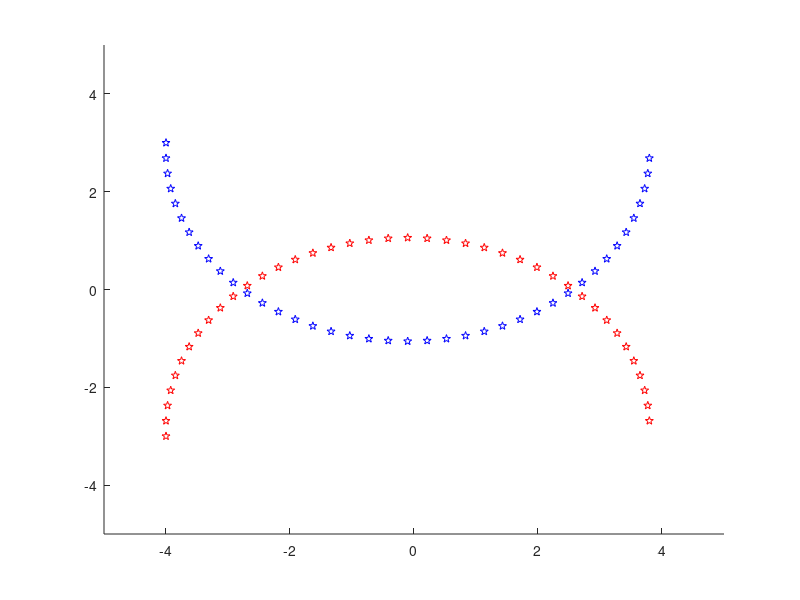
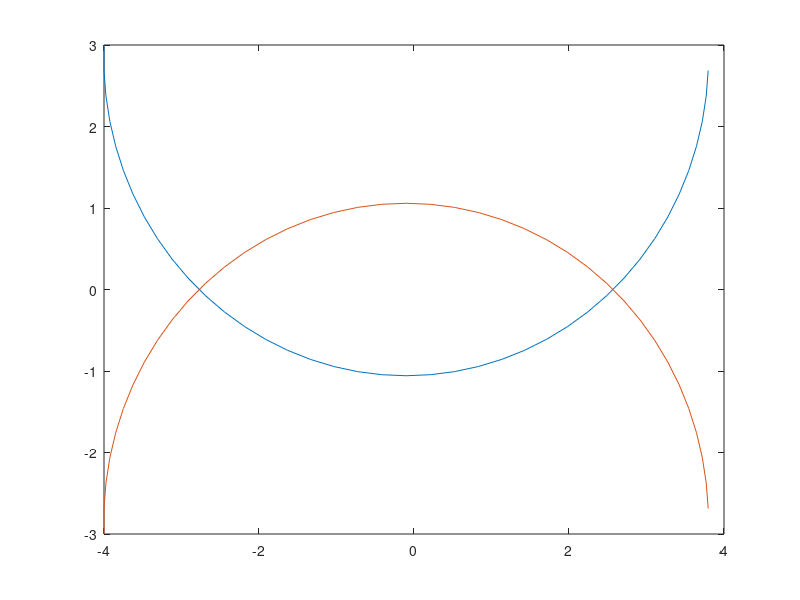

The MATLAB script that drew these images, in order: (Note: this script raises an error after producing the figures.)
clc;
clear;
close all;
c_1 = [0;3];
c_2 = [0;-3];
r = 4;
% c_1 = [-3;4];
% c_2 = [4;1];
r1 = r;
r2 = r;
d2 = sum((c_2-c_1).^2);
P0 = (c_1+c_2)/2+(r1^2-r2^2)/d2/2*(c_2-c_1);
t = ((r1+r2)^2-d2)*(d2-(r2-r1)^2);
if t <= 0
    fprintf('The circles don''t intersect.\n')
else
    T = sqrt(t)/d2/2*[0 -1;1 0]*(c_2-c_1);
    Pa = P0 - T; % Pa and Pb are circles' intersection points
    Pb = P0 + T;
end
total_t = 40;
avg_vel = 2*pi*r/total_t;

th = pi:pi/39:2*pi;
del_t = total_t/(2*length(th));
steps = total_t/del_t;

Xunit_1=[];
Yunit_1=[];
Xunit_2=[];
Yunit_2=[];
Vxunit_2=[];
Vyunit_2=[];
xnow_1 = c_1(1)-r;
ynow_1 = c_1(2);
xnow_2 = c_2(1)-r;
ynow_2 = c_2(2);

axis([-5  5  -5  5])
for i=1:length(th)
    xunit_1 = xnow_1;
    yunit_1 = ynow_1;
    Xunit_1 = [Xunit_1,xunit_1];
    Yunit_1 = [Yunit_1,yunit_1];
    
    xunit_2 = xnow_2;
    yunit_2 = ynow_2;
    Xunit_2 = [Xunit_2,xunit_2];
    Yunit_2 = [Yunit_2,yunit_2];
    
    hold on
    h_1 = plot(xunit_1, yunit_1,'bp');
    h_2 = plot(xunit_2, yunit_2,'rp');
    pause(0.5);
    xdel_1 = avg_vel*(-sin(th(i)))*del_t;
    ydel_1 = avg_vel*(cos(th(i)))*del_t;
    xnow_1 = xdel_1 + xunit_1;
    ynow_1 = ydel_1 + yunit_1;
    
    xdel_2 = -avg_vel*(-sin(2*pi-th(i)))*del_t; %compared to 1 direction of motion is opposite for 2
    ydel_2 = -avg_vel*(cos(2*pi-th(i)))*del_t;
    xnow_2 = xdel_2 + xunit_2;
    ynow_2 = ydel_2 + yunit_2;
    Vxunit_2 = [Vxunit_2;-avg_vel*(-sin(2*pi-th(i)))]; %Vxunit_2 is used to plot the velocity profile
    Vyunit_2 = [Vyunit_2;-avg_vel*(cos(2*pi-th(i)))];
end
figure
poly1 = plot(Xunit_1,Yunit_1);
hold on
poly2 = plot(Xunit_2,Yunit_2);
% y_d = [Yunit_2(Yunit_2<Yunit_1) Yunit_1(Yunit_1<Yunit_2)]; 
% plot(Xunit_1,y_d,'k-o')

critical_trivial_x = [Pa(1),Pb(1)];
critical_trivial_y = [Pa(2),Pb(2)];
%find index of values closest to critical points/points of inetrsection
[ x_ntreq1, x_id1 ] = min( abs( Xunit_1-critical_trivial_x(1) ) );
[ x_ntreq2, x_id2 ] = min( abs( Xunit_1-critical_trivial_x(2) ) );
%due to discretization error just extend the bounds by 1 on both the sides
if x_id1>1
    x_id1 = x_id1 - 1;
end
if x_id2 < length(Xunit_1)
    x_id2 = x_id2 + 1;
end
x_inter1 = Xunit_1(x_id1:x_id2);
x_inter2 = fliplr(x_inter1);
x_inter = [x_inter1,x_inter2];
% y_inter1 = Yunit_1(Xunit_1>=Pa(1) & Xunit_1<=Pb(1)); 
% y_inter2 = Yunit_2(Xunit_1>=Pa(1) & Xunit_1<=Pb(1));
% inBetween = [(y_inter1),fliplr(y_inter2)];
% fill(x_inter,fliplr(inBetween), 'g');
% hold off
% % area_int  = trapz(inBetween)
% 
% area_upper = trapz(abs(y_inter1));
% area_below = trapz(y_inter2);
% area_total = area_upper + area_below;
% % polyout = intersect(poly1,poly2)

%update the critical points
critical_x = [x_inter1(1),x_inter1(end)];
%%Optimize the overlap area
%Robo is nothing but unit_2
robo_start  = [Xunit_2(1),Yunit_2(1)];
robo_end  = [Xunit_2(end),Yunit_2(end)];

%extended points are for mpc loop as the robo_dest goes beyond 1xlength(th)
Xunit_1_ex = Xunit_1;
Yunit_1_ex = Yunit_1;

Xunit_2_ex = Xunit_2;
Yunit_2_ex = Yunit_2;
th_ex = 0:pi/39:pi;

xunit_1_ex = xunit_1;
yunit_1_ex = yunit_1;
xunit_2_ex = xunit_2;
yunit_2_ex = yunit_2;
for i=2:length(th_ex) %i=1 corresponds to th_ex=0 which is same as th=2*pi
    xdel_1_ex = avg_vel*(-sin(th_ex(i)))*del_t;
    ydel_1_ex = avg_vel*(cos(th_ex(i)))*del_t;
    
    xdel_2_ex = -avg_vel*(-sin(2*pi-th_ex(i)))*del_t; %compared to 1 direction of motion is opposite for 2
    ydel_2_ex = -avg_vel*(cos(2*pi-th_ex(i)))*del_t;
    
    xnow_1_ex = xdel_1_ex + xunit_1_ex;
    ynow_1_ex = ydel_1_ex + yunit_1_ex;
    xunit_1_ex = xnow_1_ex;
    yunit_1_ex = ynow_1_ex;
    Xunit_1_ex = [Xunit_1_ex,xunit_1_ex];
    Yunit_1_ex = [Yunit_1_ex,yunit_1_ex];
    xnow_2_ex = xdel_2_ex + xunit_2_ex;
    ynow_2_ex = ydel_2_ex + yunit_2_ex;
    xunit_2_ex = xnow_2_ex;
    yunit_2_ex = ynow_2_ex;
    Xunit_2_ex = [Xunit_2_ex,xunit_2_ex];
    Yunit_2_ex = [Yunit_2_ex,yunit_2_ex];
end

%del_t = 1.0; % Time duration between two timesteps delt
n = 12; % n has to be divisible by 4
robo_v_start = [0,0]; % start velocity of the robo
robo_traj = [];
robo_vel = [];

for i = 1:length(th)
    [Vx, Vy, Px, Py] = call_mpc(n,del_t,robo_start,Xunit_2_ex(i:n+i-1),Yunit_2_ex(i:n+i-1),Yunit_1_ex(i:n+i-1),critical_x,robo_v_start);
    robo_start =  [Px(1) Py(1)];
    robo_v_start = [Vx(1) Vy(1)];
    robo_traj = [robo_traj;robo_start]; %stores the optimized trajectory of the robot 
    robo_vel = [robo_vel;robo_v_start]; %stores the optimized velocity of the robot
end

call_plot(robo_traj,Xunit_1,Yunit_1,Xunit_2,Yunit_2,robo_vel,Vxunit_2,Vyunit_2);
